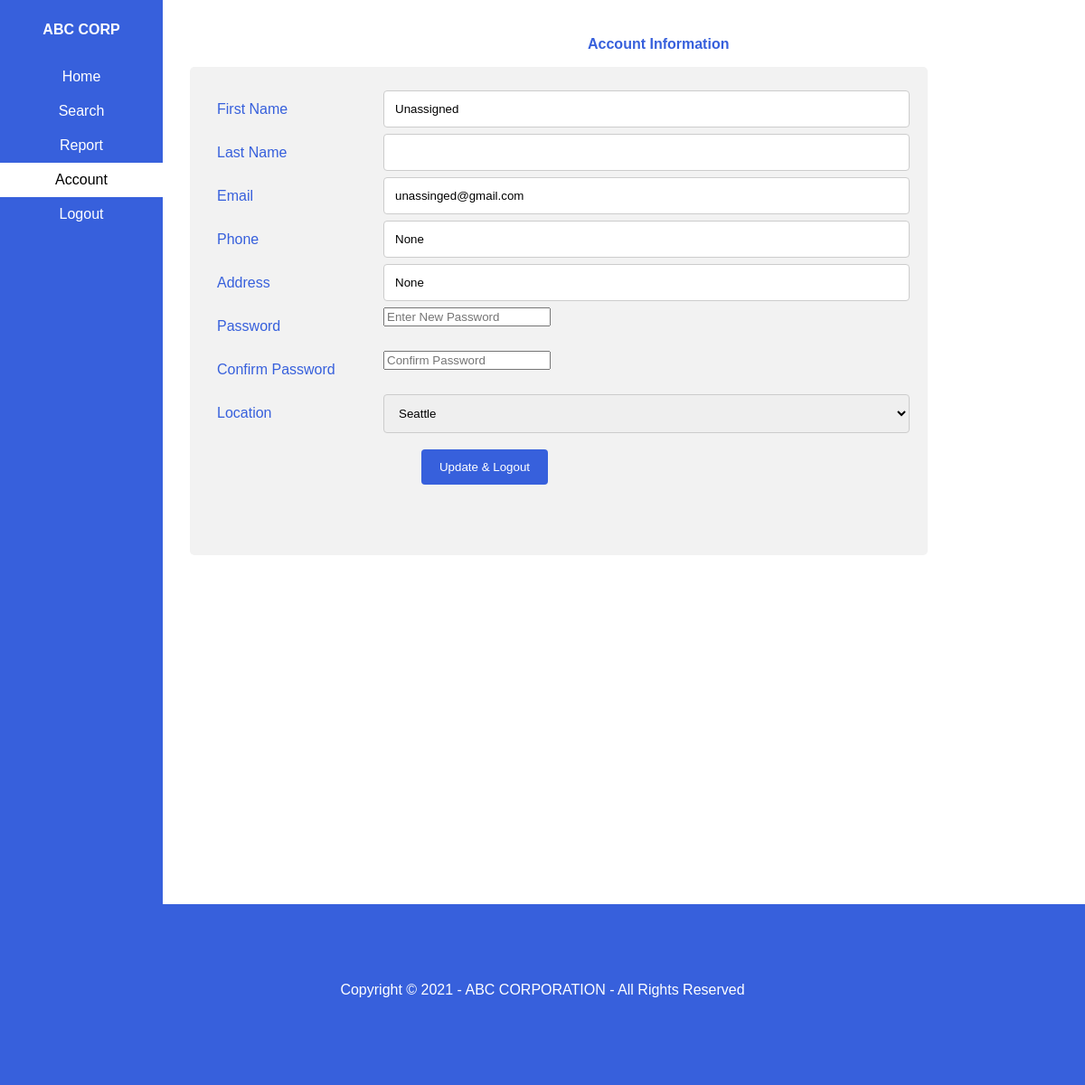
Page /account/ (signed in) on the committed database.
### ABC_INVENTORY/models.py (models this page shows, shortened)
class User(AbstractBaseUser, PermissionsMixin):
    firstName = models.CharField(max_length=150, null=True)
    lastName = models.CharField(max_length=150, null=True)
    email = models.EmailField(gettext_lazy('email address'),unique=True)
    phone = models.CharField(max_length=25, null=True)
    address = models.CharField(max_length=150, null=True)
    officeLocation = models.ForeignKey(Location, null=True, on_delete=models.CASCADE)
    is_active = models.BooleanField(default=True)
    is_staff = models.BooleanField(default=True)
    is_admin = models.BooleanField(default=False)
    objects = CustomAccountManager()
    USERNAME_FIELD = 'email'
    REQUIRED_FIELDS = ['firstName','lastName']

### ABC_INVENTORY/views.py (the view, shortened to what this page needs)
# urls.py: path('account/', views.accountPage, name="account"),
def accountPage(request):
    u = request.user
    date = datetime.date.today()
    navigationPage = 'usernav.html'
    if request.user.is_admin:
        navigationPage = 'adminnav.html'
    locations = Location.objects.all()
    context = {
        'date':date,
        'navigationPage': navigationPage,
        'locations': locations,
        'user': u,
    }
    return render(request, 'account.html', context)

### ABC_INVENTORY/templates/account.html (shortened to what this page needs)
{% extends navigationPage %}
{% load static %}
{% block content %}
    <!DOCTYPE html>
        <head>
            <link rel="stylesheet" type="text/css" href="{% static '/css/addUser.css' %}">
        </head>
        <body>
            <div class="body-card">
                <p class="body-card-text"> Account Information</p>
                <div class="form-container">
                    <form method="post">
                        <div class="row">
                            <div class="col-25">
                            <label class="form-text">First Name</label>
                            </div>
                            <div class="col-75">
                            <input type="text" required name="first_name" value= "{{ user.firstName }}">
                            </div>
                        </div>
                        <div class="row">
                            <div class="col-25">
                            <label class="form-text">Last Name</label>
                            </div>
                            <div class="col-75">
                            <input type="text" required name="last_name"value= "{{ user.lastName }}">
                            </div>
                        </div>
                        <div class="row">
                            <div class="col-25">
                            <label class="form-text">Email</label>
                            </div>
                            <div class="col-75">
                            <input type="text" required name="email" id="inputEmail" value= "{{ user.email }}" placeholder="email@gmail.com">
                            </div>
                        </div>
                        <div class="row">
                            <div class="col-25">
                            <label class="form-text">Phone</label>
                            </div>
                            <div class="col-75">
                            <input type="text" required name="phone"  id="inputPhone" value= "{{ user.phone }}" placeholder="000-000-0000">
                            </div>
                        </div>
                        <div class="row">
                            <div class="col-25">
                            <label class="form-text">Address</label>
                            </div>
                            <div class="col-75">
                            <input type="text" required name="address" value= "{{ user.address }}">
                            </div>
                        </div>
                        <div class="row">
                            <div class="col-25">
                            <label class="form-text">Password</label>
                            </div>
                            <div class="col-75">
                            <input type="password" required name="password1" placeholder="Enter New Password">
                            </div>
                        </div>
                        <div class="row">
                            <div class="col-25">
                            <label class="form-text">Confirm Password</label>
                            </div>
                            <div class="col-75">
                            <input type="password" required name="password2" placeholder="Confirm Password">
                            </div>
                        </div>
                        <div class="row">
                            <div class="col-25">
                            <label class="form-text" >Location</label>
                            </div>
                            <div class="col-75">
                                <select required name="location">
                                    {% for location in locations %}
                                        {% if user.officeLocation.id == location.id%}
                                            <option value={{location.id}} selected = "selected">{{location.name}}</option>
                                        {% else %}
                                            <option value={{location.id}}>{{location.name}}</option>
                                        {% endif %}
                                    {% endfor %}
                                </select>
                            </div>
                        </div>
                         <br>
                        <input type="submit" class="add-btn" value="Update &#38; Logout">
                    </form>
                </div>
              </div>
        </body>
        <footer class="footer">
            <div id="footer-text">
                <p>Copyright &copy; {{date.year}} - ABC CORPORATION - All Rights Reserved</p>
            </div>
        </footer>
    </html>
{% endblock %}

### static/css/navigation.css (style rules this page uses)
body { margin: 0; }

### static/css/addUser.css (style rules this page uses)
.body-card { margin-left: 15%; height: 700px; padding-top: 1.5rem; }
.body-card-text { font-family: Verdana, Helvetica, sans-serif; color: rgb(55, 96, 220); margin-left: 470px; font-weight: bold; }
.form-text { font-family: Verdana, Helvetica, sans-serif; color: rgb(55, 96, 220); margin-left: 10px; }
* { box-sizing: border-box; }
input[type=text], select, textarea { width: 100%; padding: 12px; border: 1px solid #ccc; border-radius: 4px; resize: vertical; }
label { padding: 12px 12px 12px 0; display: inline-block; }
input[type=submit] { background-color: rgb(55, 96, 220); color: white; padding: 12px 20px; border: none; border-radius: 4px; cursor: pointer; float: right; }
.form-container { border-radius: 5px; background-color: #f2f2f2; padding: 20px; width: 80%; height: 540px; margin-left: 30px; }
.col-25 { float: left; width: 25%; margin-top: 6px; }
.col-75 { float: left; width: 75%; margin-top: 6px; }
.add-btn { margin-right: 400px; color: rgb(55, 96, 220); }
.row:after { content: ""; display: table; clear: both; }
.footer { background-color: rgb(55, 96, 220); height: 200px; margin-top: 300px; }
#footer-text { font-family: Verdana, Helvetica, sans-serif; color: white; text-align: center; padding-top: 70px; }

### rows in the picture
User: first_name "Unassigned", email "unassinged@gmail.com", phone "None", address "None"

### other values in the picture
form field location "Seattle"
